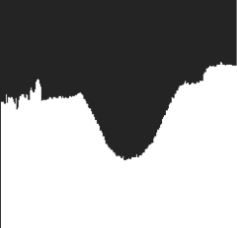
#> input picture Notebook/Images/Screenshot-2025-03-11-092847.png, 237 x 228 px
$ jupyter execute canny.ipynb
#> lines starting #> are read from the running program, lines starting #| are printed output that depends on the picture
[cell 1]
import numpy as np
import cv2 as cv
import matplotlib.pyplot as plt

[cell 2]
file_path: str = "Images/Screenshot-2025-03-11-092847.png"

img = cv.imread(file_path, cv.IMREAD_GRAYSCALE)
#> img is the input picture: shape (228, 237); min 36, max 255, mean 152.8
edges = cv.Canny(img, 150, 200)
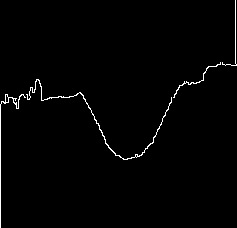
#> edges: shape (228, 237); 1.3% white in thin lines or dots

[cell 3]
plt.subplot(121),plt.imshow(img,cmap = 'gray')
plt.title('Original Image'), plt.xticks([]), plt.yticks([])
plt.subplot(122),plt.imshow(edges,cmap = 'gray')
plt.title('Edge Image'), plt.xticks([]), plt.yticks([])
plt.show()
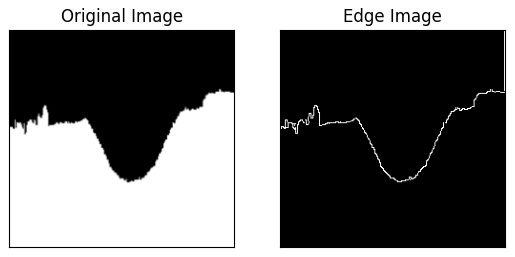
#> figure drawn by matplotlib, 2 panels
